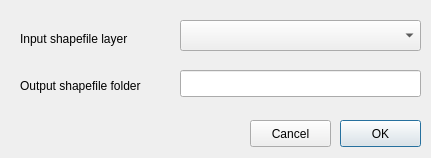
<?xml version="1.0" encoding="UTF-8"?>
<ui version="4.0">
 <class>NetworkXBuild</class>
 <widget class="QDialog" name="NetworkXBuild">
  <property name="geometry">
   <rect>
    <x>0</x>
    <y>0</y>
    <width>431</width>
    <height>158</height>
   </rect>
  </property>
  <property name="windowTitle">
   <string>NetworkX Plugin - Build Network</string>
  </property>
  <property name="accessibleName">
   <string/>
  </property>
  <widget class="QComboBox" name="comboBoxInput">
   <property name="geometry">
    <rect>
     <x>180</x>
     <y>20</y>
     <width>241</width>
     <height>31</height>
    </rect>
   </property>
  </widget>
  <widget class="QLabel" name="labelInput">
   <property name="geometry">
    <rect>
     <x>20</x>
     <y>30</y>
     <width>171</width>
     <height>17</height>
    </rect>
   </property>
   <property name="text">
    <string>Input shapefile layer</string>
   </property>
  </widget>
  <widget class="QLabel" name="labelOutput">
   <property name="geometry">
    <rect>
     <x>20</x>
     <y>70</y>
     <width>171</width>
     <height>31</height>
    </rect>
   </property>
   <property name="text">
    <string>Output shapefile folder</string>
   </property>
  </widget>
  <widget class="QLineEdit" name="lineEdit">
   <property name="geometry">
    <rect>
     <x>180</x>
     <y>70</y>
     <width>241</width>
     <height>27</height>
    </rect>
   </property>
  </widget>
  <widget class="QPushButton" name="btnOK">
   <property name="enabled">
    <bool>true</bool>
   </property>
   <property name="geometry">
    <rect>
     <x>340</x>
     <y>120</y>
     <width>81</width>
     <height>27</height>
    </rect>
   </property>
   <property name="text">
    <string>OK</string>
   </property>
  </widget>
  <widget class="QPushButton" name="btnCancel">
   <property name="geometry">
    <rect>
     <x>250</x>
     <y>120</y>
     <width>81</width>
     <height>27</height>
    </rect>
   </property>
   <property name="text">
    <string>Cancel</string>
   </property>
  </widget>
 </widget>
 <resources/>
 <connections/>
</ui>
